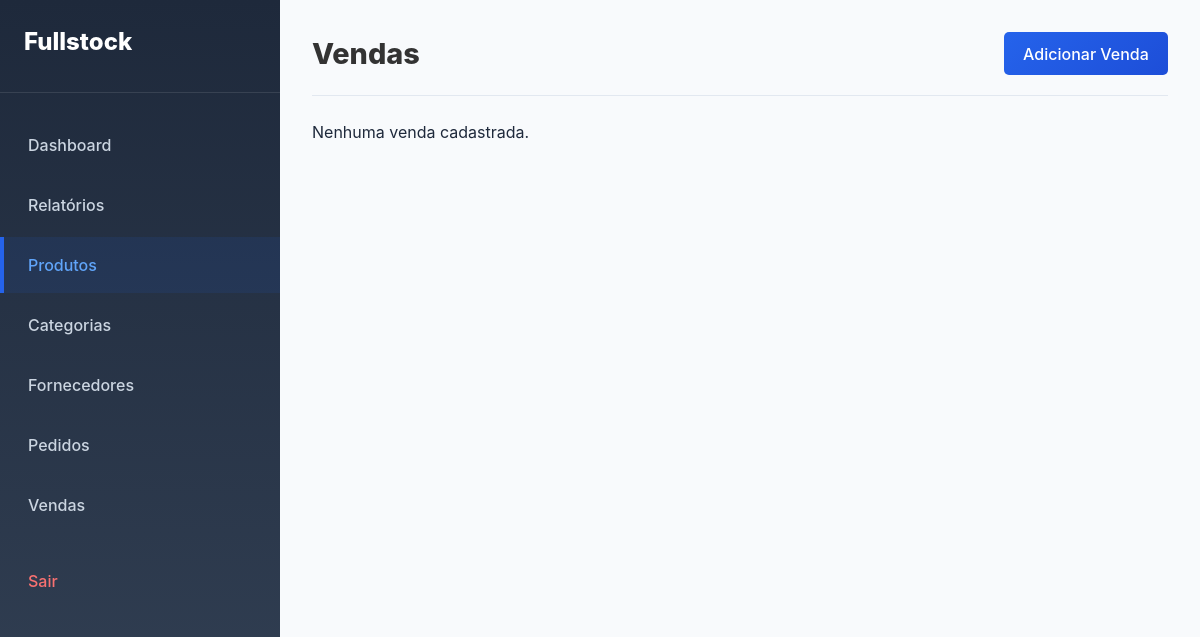
The app's page /sales/ (signed in), older data.
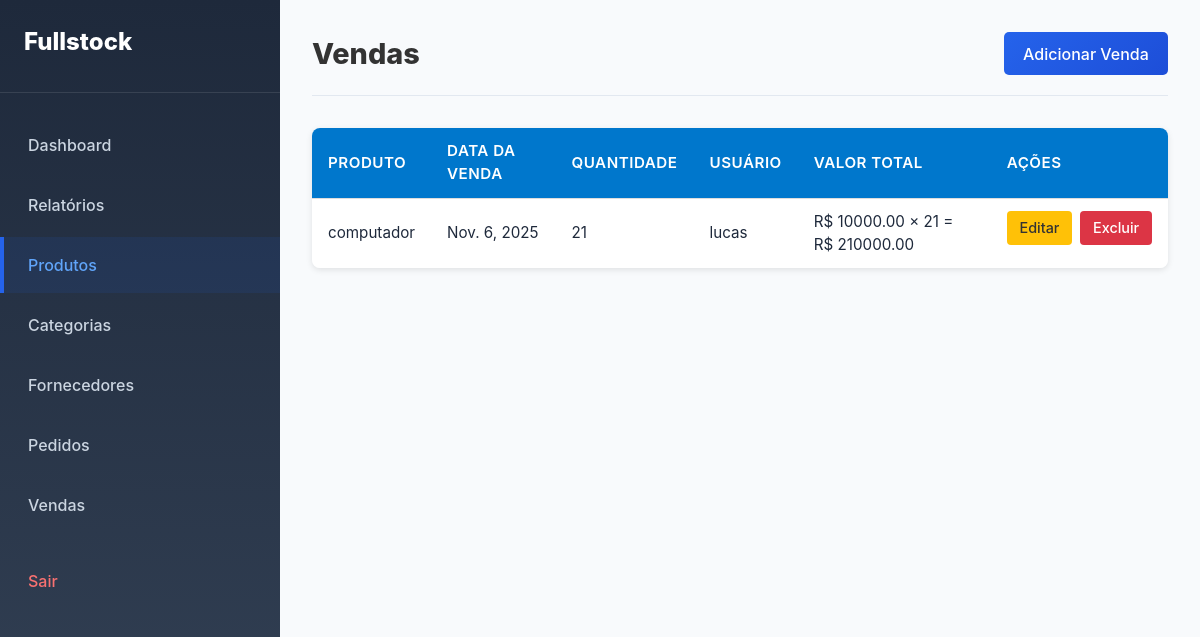
The same page, newer data.
### stock/models.py (models this page shows, shortened)
class Sale(models.Model):
    product = models.ForeignKey(Product, on_delete=models.CASCADE)
    saleDate = models.DateField()
    quantity = models.IntegerField()
    user = models.ForeignKey(AdaptedUser, on_delete=models.CASCADE)
    @property
    def total_value(self):
        return self.product.salePrice * self.quantity

class Product(models.Model):
    name = models.CharField(max_length=50)
    quantity = models.IntegerField()
    allotment = models.IntegerField()
    dueDate = models.DateField()
    salePrice = models.FloatField()
    productionPrice = models.FloatField()
    description = models.TextField()
    sku = models.IntegerField()
    active = models.BooleanField(default=True)
    category = models.ForeignKey(Category, on_delete=models.CASCADE)
    provider = models.ForeignKey(Provider, on_delete=models.CASCADE)
    local = models.CharField(max_length=30)
    image = models.ImageField(upload_to='products_image/', blank=True, null=True)

class AdaptedUser(AbstractUser):
    name = models.CharField(max_length=100, null=False)
    username = models.CharField(max_length=50, unique=True, null=False)
    cpf = models.CharField(max_length=11,unique=True, null=False)
    address = models.CharField(max_length=50, null=False)
    birthDate = models.DateField(null=True)
    email = models.EmailField(max_length=254, null=False)
    password = models.CharField(max_length=50, null=False)

### stock/views.py (the view)
# urls.py: path('sales/', views.SaleListView.as_view(), name='sales'),
@method_decorator(login_required, name='dispatch')
class SaleListView(ListView):
    model = Sale
    template_name = 'stock/sales.html'
    context_object_name = 'sale_list'
    paginate_by = 10
    ordering = ['id']
    def get_context_data(self, **kwargs):
        context = super().get_context_data(**kwargs)
        filter_form = ProductFilterForm(self.request.GET or None)
        paginator = context['paginator']
        page_obj = context['page_obj']
        context.update({
            'start_index': page_obj.start_index(),
            'end_index': page_obj.end_index(),
            'total_items': paginator.count,
        })
        return context

### stock/templates/stock/sales.html (shortened to what this page needs)
{% extends 'base.html' %}
{% block main %}
<header class="page-header">
    <h1>Vendas</h1>
    <a class="btn-primary" href="{% url 'createSale' %}">Adicionar Venda</a>
</header>
{% if sale_list %}
<div class="table-container">
    <table class="data-table">
        <thead>
        <tr>
            <th>Produto</th>
            <th>Data da Venda</th>
            <th>Quantidade</th>
            <th>Usuário</th>
            <th>Valor Total</th>
            <th class="actions-header">Ações</th>
        </tr>
        </thead>
        <tbody>
        {% for sale in page_obj %}
        <tr>
            <td>{{ sale.product.name }}</td>
            <td>{{ sale.saleDate }}</td>
            <td>{{ sale.quantity }}</td>
            <td>{{ sale.user.username }}</td>
            <td>
                {% with total=sale.product.salePrice|floatformat:2 %}
                R$ {{ sale.product.salePrice|floatformat:2 }} × {{ sale.quantity }} =
                R$ {{ sale.total_value|floatformat:2 }}
                {% endwith %}
            </td>
            <td class="data-table actions">
                <a href="{% url 'updateSale' sale.id %}" class="btn-edit">Editar</a>
                <a href="{% url 'deleteSale' sale.id %}" class="btn-delete">Excluir</a>
            </td>
        </tr>
        {% endfor %}
        </tbody>
    </table>
</div>
{% else %}
<p>Nenhuma venda cadastrada.</p>
{% endif %}
{% endblock %}

### templates/base.html (shortened to what this page needs)
{%load static%}
<!DOCTYPE html>
<html lang="pt-BR">
<head>
    <link href="{% static 'css/main.css' %}" rel="stylesheet">
    <link href="{% static 'css/dashboard.css' %}" rel="stylesheet">
    <link href="{% static 'css/analytics.css' %}" rel="stylesheet">
    <link href="{% static 'css/dashboard.css' %}" rel="stylesheet">
    <link href="{% static 'css/product-detail.css' %}" rel="stylesheet">
    <link href="{% static 'css/products.css' %}" rel="stylesheet">
    <link href="{% static 'css/pagination.css' %}" rel="stylesheet">
    <link href="{% static 'css/filter.css' %}" rel="stylesheet">
    <link href="{% static 'css/table-list.css' %}" rel="stylesheet">
</head>
<body>
    <div class="app-container">
        <nav class="sidebar">
            <div class="sidebar-header">
                <h2>Fullstock</h2>
            </div>
            <ul class="nav-menu">
                <li><a href="{% url 'dashboard'%}" class="nav-link">Dashboard</a></li>
                <li><a href="{% url 'analytics'%}" class="nav-link">Relatórios</a></li>
                <li><a href="{% url 'products'%}" class="nav-link active">Produtos</a></li>
                <li><a href="{% url 'categorys'%}" class="nav-link">Categorias</a></li>
                <li><a href="{% url 'providers'%}" class="nav-link">Fornecedores</a></li>
                <li><a href="{% url 'orders'%}" class="nav-link">Pedidos</a></li>
                <li><a href="{% url 'sales'%}" class="nav-link">Vendas</a></li>
                <li><a href="{% url 'logout'%}" class="nav-link logout">Sair</a></li>
            </ul>
        </nav>
        <main class="main-content">
            {% block main %}
            {% endblock %}
        </main>
    </div>
</body>
</html>

### static/css/main.css (style rules this page uses)
* { margin: 0; padding: 0; box-sizing: border-box; }
body { font-family: -apple-system, BlinkMacSystemFont, 'Segoe UI', 'Roboto', sans-serif; line-height: 1.5; background-color: #f8fafc; color: #1e293b; }
.btn-primary { background: linear-gradient(135deg, #2563eb, #1d4ed8); color: white; border: none; padding: 12px 24px; border-radius: 8px; font-size: 16px; font-weight: 600; cursor: pointer; transition: all 0.2s ease; }

### static/css/dashboard.css (style rules this page uses)
.app-container { display: flex; min-height: 100vh; background: #f8fafc; }
.sidebar { width: 280px; background: linear-gradient(180deg, #1e293b 0%, #334155 100%); padding: 24px 0; position: fixed; height: 100vh; overflow-y: auto; }
.sidebar-header { padding: 0 24px 32px 24px; border-bottom: 1px solid rgba(255, 255, 255, 0.1); }
.sidebar-header h2 { color: white; font-size: 24px; font-weight: 800; margin: 0; }
.nav-menu { list-style: none; padding: 24px 0 0 0; margin: 0; }
.nav-menu li { margin-bottom: 4px; }
.nav-link { display: block; padding: 16px 24px; color: #cbd5e1; text-decoration: none; font-weight: 500; transition: all 0.2s ease; border-left: 4px solid transparent; }
.nav-link.active { background: rgba(37, 99, 235, 0.1); color: #60a5fa; border-left-color: #2563eb; }
.nav-link.logout { color: #f87171; margin-top: 20px; }
.main-content { flex: 1; margin-left: 280px; padding: 32px; background: #f8fafc; }
.page-header { display: flex; justify-content: space-between; align-items: center; margin-bottom: 32px; padding-bottom: 20px; border-bottom: 1px solid #e2e8f0; }
.page-header h1 { font-size: 32px; font-weight: 800; color: #1e293b; margin: 0; }

### static/css/table-list.css (style rules this page uses)
.table-container { width: 100%; overflow-x: auto; margin-top: 2rem; border-radius: 8px; box-shadow: 0 2px 6px rgba(0, 0, 0, 0.1); }
.data-table { width: 100%; border-collapse: collapse; background-color: #fff; font-size: 0.95rem; text-align: left; }
.data-table thead { background-color: #0077cc; color: #fff; }
.data-table th, .data-table td { padding: 0.75rem 1rem; border-bottom: 1px solid #ddd; }
.data-table th { font-weight: 600; text-transform: uppercase; letter-spacing: 0.5px; }
.data-table tbody tr:last-child td { border-bottom: none; }
.page-header { display: flex; justify-content: space-between; align-items: center; margin-bottom: 1.5rem; }
.page-header h1 { font-size: 1.8rem; color: #333; }
.btn-primary { background-color: #0077cc; color: #fff; padding: 0.6rem 1.2rem; border-radius: 5px; text-decoration: none; font-weight: 500; transition: background-color 0.3s ease; }
.actions { display: flex; gap: 0.5rem; }
.btn-edit, .btn-delete { padding: 0.4rem 0.8rem; border-radius: 4px; text-decoration: none; font-weight: 500; font-size: 0.9rem; transition: all 0.3s ease; }
.btn-edit { background-color: #ffc107; color: #333; }
.btn-delete { background-color: #dc3545; color: #fff; }

Row changes from the older to the newer data that the page shows:
added Sale: product.name "computador", saleDate "Nov. 6, 2025", quantity "21", user.username "lucas", product.salePrice "10000.00", total_value "210000.00"
Text that changed along with them:
text no longer shown: "Nenhuma venda cadastrada."
text now shown: "PRODUTO DATA DA VENDA QUANTIDADE USUÁRIO VALOR TOTAL AÇÕES"
